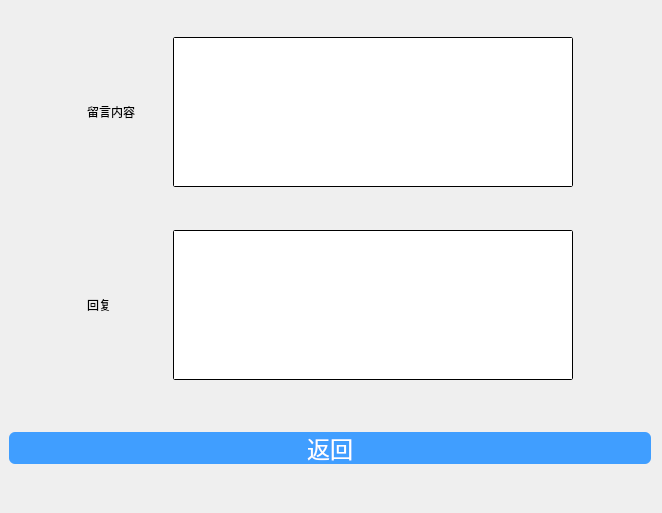
<?xml version="1.0" encoding="UTF-8"?>
<ui version="4.0">
 <class>win_viewnote</class>
 <widget class="QDialog" name="win_viewnote">
  <property name="geometry">
   <rect>
    <x>0</x>
    <y>0</y>
    <width>662</width>
    <height>513</height>
   </rect>
  </property>
  <property name="windowTitle">
   <string>Dialog</string>
  </property>
  <property name="styleSheet">
   <string notr="true">QLabel#label, QLabel#label_3{font:25px'黑体';}
QTextEdit{border-radius:2px;min-height:48px; border:1px solid black; font:20px}
QPushButton{border-radius:6px;background:#409eff;color:white;font-size:23px}
QWidget#bg{background:white;}</string>
  </property>
  <widget class="QWidget" name="widget" native="true">
   <property name="geometry">
    <rect>
     <x>0</x>
     <y>0</y>
     <width>660</width>
     <height>511</height>
    </rect>
   </property>
   <layout class="QGridLayout" name="gridLayout_2">
    <item row="1" column="1">
     <widget class="QLabel" name="label">
      <property name="text">
       <string>留言内容</string>
      </property>
     </widget>
    </item>
    <item row="3" column="0" colspan="4">
     <widget class="QWidget" name="widget_2" native="true">
      <property name="minimumSize">
       <size>
        <width>100</width>
        <height>0</height>
       </size>
      </property>
      <property name="maximumSize">
       <size>
        <width>16777215</width>
        <height>50</height>
       </size>
      </property>
      <layout class="QGridLayout" name="gridLayout_3">
       <item row="1" column="0">
        <widget class="QPushButton" name="pushButton">
         <property name="minimumSize">
          <size>
           <width>100</width>
           <height>25</height>
          </size>
         </property>
         <property name="text">
          <string>返回</string>
         </property>
        </widget>
       </item>
      </layout>
     </widget>
    </item>
    <item row="1" column="2">
     <widget class="QTextEdit" name="textEdit_2">
      <property name="maximumSize">
       <size>
        <width>400</width>
        <height>150</height>
       </size>
      </property>
     </widget>
    </item>
    <item row="2" column="2">
     <widget class="QTextEdit" name="textEdit">
      <property name="maximumSize">
       <size>
        <width>400</width>
        <height>150</height>
       </size>
      </property>
     </widget>
    </item>
    <item row="2" column="1">
     <widget class="QLabel" name="label_3">
      <property name="text">
       <string>回复</string>
      </property>
     </widget>
    </item>
   </layout>
  </widget>
 </widget>
 <resources/>
 <connections/>
</ui>
